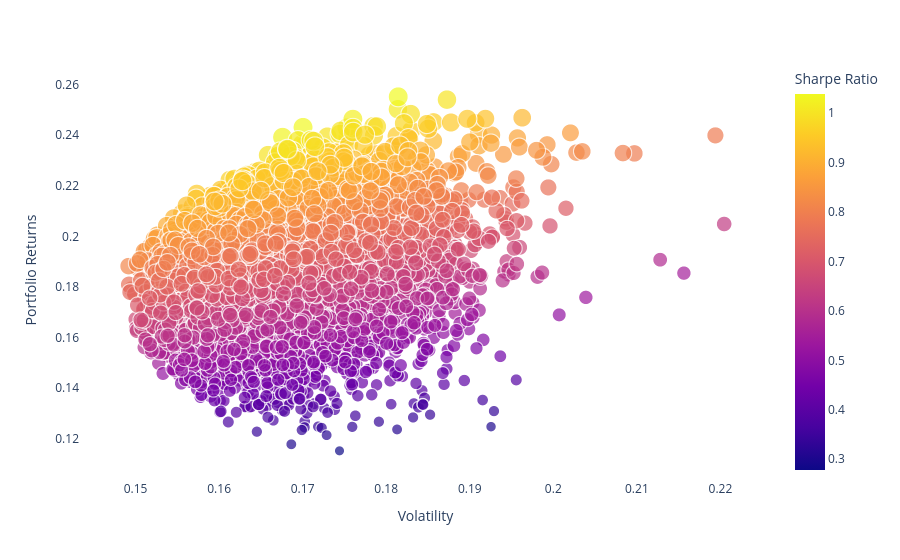

Write notebook code for a chart like this one.
### Code cell
import plotly.graph_objects as go
fig = px.scatter(sim_out_df, x = 'Volatility', y = 'Portfolio Returns', color = 'Sharpe Ratio', size = 'Sharpe Ratio', hover_data = ['Sharpe Ratio'] )
fig.update_layout({'plot_bgcolor': "white"})
fig.show()

### Figure 1 — Plotly figure (JSON) as saved in the notebook; plotly's stock layout.template omitted (floating-point values rounded to 4 significant figures; data arrays with more than 128 entries replaced by an {"elided": "..."} marker saying what was removed)
{"data": [{"customdata": {"elided": "10000x1 float values"}, "hovertemplate": "Volatility=%{x}<br>Portfolio Returns=%{y}<br>Sharpe Ratio=%{marker.color}<extra></extra>", "legendgroup": "", "marker": {"color": {"elided": "10000 float values"}, "coloraxis": "coloraxis", "size": {"elided": "10000 float values"}, "sizemode": "area", "sizeref": 0.002597, "symbol": "circle"}, "mode": "markers", "name": "", "showlegend": false, "type": "scattergl", "x": {"elided": "10000 float values"}, "xaxis": "x", "y": {"elided": "10000 float values"}, "yaxis": "y"}], "layout": {"coloraxis": {"colorbar": {"title": {"text": "Sharpe Ratio"}}, "colorscale": [[0, "#0d0887"], [0.1111, "#46039f"], [0.2222, "#7201a8"], [0.3333, "#9c179e"], [0.4444, "#bd3786"], [0.5556, "#d8576b"], [0.6667, "#ed7953"], [0.7778, "#fb9f3a"], [0.8889, "#fdca26"], [1, "#f0f921"]]}, "legend": {"itemsizing": "constant", "tracegroupgap": 0}, "margin": {"t": 60}, "plot_bgcolor": "white", "xaxis": {"anchor": "y", "domain": [0, 1], "title": {"text": "Volatility"}}, "yaxis": {"anchor": "x", "domain": [0, 1], "title": {"text": "Portfolio Returns"}}}}
